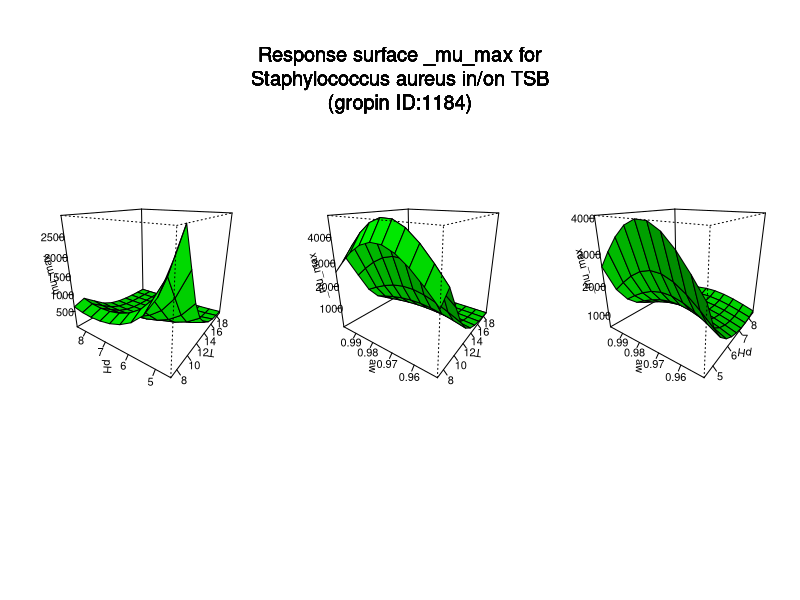

The R script that drew this image:
#############################
# start of Parameter script
#############################
T <- seq(7.007,18.981018981019,length.out=10)
pH <- seq(4.5045,8.49150849150849,length.out=10)
aw <- seq(0.95095,0.998001998001998,length.out=10)
#############################
# end of Parameter script
#############################
############################# 
# start of Model script Gropin ID 1184 
#############################
 
# constant coefficients for this model
 
variables <- data.frame(T,pH,aw)
argumentsPar <- unique.data.frame(expand.grid(variables))
 
# heart of the model
response_surface <- function(T,pH,aw) {
   mumax <-1/exp(788.06+((-184.72)/T)+(730.73/(T*T))+(-1626.1)*aw+834.01*aw*aw+2.439*pH+(-0.161)*pH*pH)

	return(mumax=mumax)
} 

# output parameters
responseSurface <- cbind(argumentsPar,response_surface(argumentsPar['T'],argumentsPar['pH'],argumentsPar['aw']))
colnames(responseSurface) <- c(colnames(argumentsPar),'mumax')
#############################
# End of Model script
#############################
############################# 
# start of Visualisation script Gropin ID 1184 
#############################
titleText <-'Response surface _mu_max for
Staphylococcus aureus in/on TSB
(gropin ID:1184)'
argPar1 <- unique.data.frame(expand.grid(T,pH))
argPar2 <- unique.data.frame(expand.grid(T,aw))
argPar3 <- unique.data.frame(expand.grid(pH,aw))
z1 <- matrix(unlist(response_surface(T = argPar1[1],pH = argPar1[2],aw = aw[1])),nrow=10)
z2 <- matrix(unlist(response_surface(T = argPar2[1],aw = argPar2[2],pH = pH[1])),nrow=10)
z3 <- matrix(unlist(response_surface(pH = argPar3[1],aw = argPar3[2],T = T[1])),nrow=10)
# adding precaution if response surface is zero
myZLim1 <- range(z1)
if(myZLim1[1] == myZLim1[2]) myZLim1[2] <- myZLim1[2]+1
myZLim2 <- range(z2)
if(myZLim2[1] == myZLim2[2]) myZLim2[2] <- myZLim2[2]+1
myZLim3 <- range(z3)
if(myZLim3[1] == myZLim3[2]) myZLim3[2] <- myZLim3[2]+1
if(length(T)>1 & length(pH)>1 & length(aw)>1) {
	par(mfrow = c(1,3))
	persp(T,pH,z1,col = 'green',xlab='T',ylab='pH',zlab='_mu_max',zlim=myZLim1,theta=305,phi=20,shade=0.25,ticktype = 'detailed')
	persp(T,aw,z2,col = 'green',xlab='T',ylab='aw',zlab='_mu_max',zlim=myZLim2,theta=305,phi=20,shade=0.25,ticktype = 'detailed')
	persp(pH,aw,z3,col = 'green',xlab='pH',ylab='aw',zlab='_mu_max',zlim=myZLim3,theta=305,phi=20,shade=0.25,ticktype = 'detailed')
	mtext(titleText,outer=T,  cex=1.2, line=-8.5, side=3)
} else {
		myPars <- unique.data.frame(expand.grid(T,pH,aw))
		myZ <-matrix(unlist(response_surface(myPars[,1],myPars[,2],myPars[,3])),nrow=10)
		myZLim <- range(myZ)
if(myZLim[1] == myZLim[2]) myZLim[2] <- myZLim[2]+1
	if(length(aw)==1) {
		persp(T,pH,myZ,col = 'green',xlab='T',ylab='pH',zlab='_mu_max',main=titleText,sub=paste('other variable: aw =',round(aw,digits = 2)),zlim=myZLim,theta=305,phi=20,shade=0.25,ticktype = 'detailed')
	}
	if(length(pH)==1) {
		persp(T,aw,myZ,col = 'green',xlab='T',ylab='aw',zlab='_mu_max',main=titleText,sub=paste('other variable: pH =',round(pH,digits = 2)),zlim=myZLim,theta=305,phi=20,shade=0.25,ticktype = 'detailed')
	}
	if(length(T)==1) {
		persp(pH,aw,myZ,col = 'green',xlab='pH',ylab='aw',zlab='_mu_max',main=titleText,sub=paste('other variable: T =',round(T,digits = 2)),zlim=myZLim,theta=305,phi=20,shade=0.25,ticktype = 'detailed')
	}
}
#############################
# End of Visualisation script
#############################
